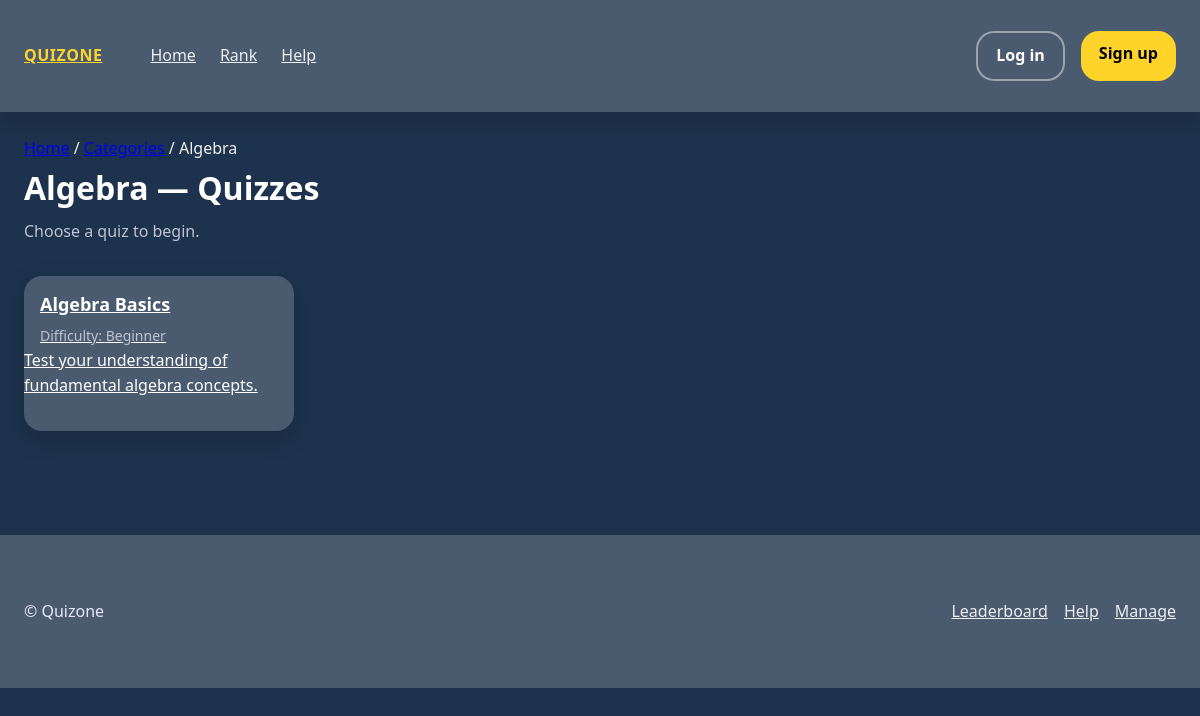
The app's page /?route=subject_quizzes&subject_id=1 with its own data.
### tables this page shows
CREATE TABLE subjects (
  id INT AUTO_INCREMENT PRIMARY KEY,
  category_id INT NOT NULL,
  title VARCHAR(250) NOT NULL,
  subject_details TEXT,
  sort_order INT DEFAULT 0,
  FOREIGN KEY (category_id) REFERENCES subject_categories(id) ON DELETE CASCADE
);

CREATE TABLE quizzes (
  id INT AUTO_INCREMENT PRIMARY KEY,
  subject_id INT NOT NULL,
  title VARCHAR(250) NOT NULL,
  explanation TEXT,
  difficulty ENUM('Beginner','Intermediate','Advanced','Mixed') DEFAULT 'Mixed',
  sort_order INT DEFAULT 0,
  FOREIGN KEY (subject_id) REFERENCES subjects(id) ON DELETE CASCADE
);

### app/controllers/CategoryController.php (called while the page is built, shortened)
<?php
require_once __DIR__ . '/../models/Subject.php';
require_once __DIR__ . '/../models/Quiz.php';
class CategoryController extends Controller
{
    public function showSubjectQuizzes()
    {
        $subjectId = (int)$_GET['subject_id'];
        $subjectModel = new Subject();
        $quizModel = new Quiz();
        $subject = $subjectModel->findById($subjectId);
        $quizzes = $quizModel->getQuizzesBySubject($subjectId);
        $this->view('subject_quizzes', [
            'subject' => $subject,
            'quizzes' => $quizzes,
            'pageTitle' => $subject['title'] . " — Quizzes"
        ]);
    }
}
?>

### app/config/database.php (called while the page is built, shortened)
<?php
  function getDBConnection() {
    $servername = 'localhost';
    $username = 'root';
    $password = '';
    $dbname = 'quiz';
    $port = 3308;
    $conn = new mysqli($servername, $username, $password, $dbname, $port);
    return $conn;
  }
?>

### app/models/Subject.php (called while the page is built, shortened)
<?php
require_once __DIR__ . '/../config/database.php';
class Subject
{
    private $conn;
    public function __construct()
    {
        $this->conn = getDBConnection();
    }
    public function findById($id)
    {
        $sql = "SELECT id, title, subject_details, category_id
                FROM subjects
                WHERE id = ?";
        $stmt = $this->conn->prepare($sql);
        $stmt->bind_param("i", $id);
        $stmt->execute();
        return $stmt->get_result()->fetch_assoc();
    }
}
?>

### app/models/Quiz.php (called while the page is built, shortened)
<?php
require_once __DIR__ . '/../config/database.php';
class Quiz
{
    private $conn;
    public function __construct()
    {
        $this->conn = getDBConnection();
    }
    public function getQuizzesBySubject($subjectId)
    {
        $sql = "SELECT * FROM quizzes WHERE subject_id = ?";
        $stmt = $this->conn->prepare($sql);
        $stmt->bind_param("i", $subjectId);
        $stmt->execute();
        return $stmt->get_result()->fetch_all(MYSQLI_ASSOC);
    }
}
?>

### app/views/subject_quizzes.php (the view, shortened to what this page needs)
<?php
include 'app/views/layouts/header.php';
?>
<section class="container">
    <nav class="breadcrumb">
        <a href="/quiz_app/">Home</a>
        <span>/</span>
        <a href="/quiz_app/?route=categories">Categories</a>
        <span>/</span>
        <span><?= htmlspecialchars($subject['title']) ?></span>
    </nav>
    <h1 class="page-title"><?= htmlspecialchars($subject['title']) ?> — Quizzes</h1>
    <p class="sub">Choose a quiz to begin.</p>
    <div class="quizzes-grid">
        <?php if (empty($quizzes)): ?>
            <p>No quizzes available yet for this subject.</p>
        <?php else: ?>
            <?php foreach ($quizzes as $quiz): ?>
                <a class="quiz-card"
                   href="/quiz_app/?route=quiz&quiz_id=<?= (int)$quiz['id'] ?>">
                    <strong class="title"><?= htmlspecialchars($quiz['title']) ?></strong>
                    <p class="meta">
                        Difficulty: <?= htmlspecialchars($quiz['difficulty']) ?>
                    </p>
                    <?php if (!empty($quiz['explanation'])): ?>
                        <p class="details"><?= htmlspecialchars($quiz['explanation']) ?></p>
                    <?php endif; ?>
                </a>
            <?php endforeach; ?>
        <?php endif; ?>
    </div>
</section>
<?php include 'app/views/layouts/footer.php'; ?>

### assets/css/style.css (style rules this page uses)
:root { --bg: #1d324c; --glass: rgba(208, 208, 208, 0.18); --text: #f1f1f1; --muted: #c8ccd8; --primary: #d9d9d9; --accent: #ffd42a; --card: #ffffff; --radius: 16px; --shadow: 0 10px 28px rgba(34, 25, 80, 0.2); --container: 1200px; --space-xs: 4px; --space-sm: 8px; --space-md: 16px; --space-lg: 24px; --space-xl: 40px; }
* { box-sizing: border-box; margin: 0; padding: 0; }
html, body { height: 100%; }
body { margin: 0; font: 16px/1.6 system-ui, Segoe UI, Roboto, sans-serif; color: var(--text); background: var(--bg); }
p { margin-bottom: var(--space-md); }
.container { max-width: var(--container); margin: 0 auto; padding: var(--space-lg); }

### assets/css/quizzes.css (style rules this page uses)
:root { --glass: rgba(255, 255, 255, 0.2); --radius: 18px; --shadow: 0 8px 24px rgba(0, 0, 0, 0.18); --accent: #ffd42a; --muted: #bfc3d2; }
h1 { font-size: 32px; margin-bottom: 6px; color: #fff; }
.sub { color: var(--muted); margin-bottom: 32px; }
.quizzes-grid { display: grid; grid-template-columns: repeat(auto-fill, minmax(260px, 1fr)); gap: 24px; margin-bottom: 40px; }
.quiz-card { display: block; background: var(--glass); backdrop-filter: blur(10px); border-radius: var(--radius); box-shadow: var(--shadow); overflow: hidden; padding: 0 0 16px; color: #fff; transition: transform 0.2s ease; }
.quiz-card strong { display: block; font-size: 18px; font-weight: 700; margin: 14px 16px 6px; color: #fff; }
.quiz-card .meta { display: flex; justify-content: space-between; color: var(--muted); font-size: 14px; margin: 0 16px; }

### records on screen
subjects: title "Algebra"
quizzes: title "Algebra Basics", difficulty "Beginner", explanation "Test your understanding of fundamental algebra concepts."
